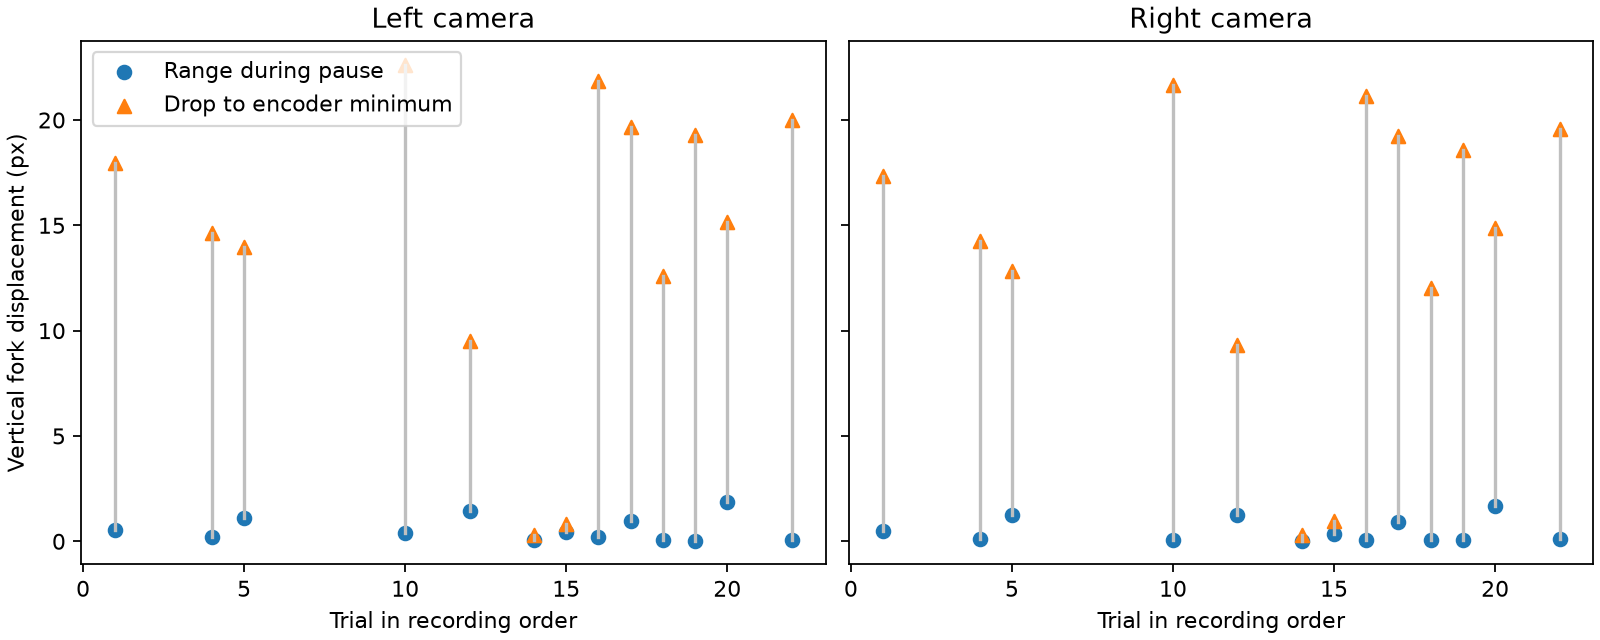

Recreate this plot in Python.
"""Compare local optical fork motion during and after near-target encoder plateaus."""
import csv
from pathlib import Path
import sys
import cv2
import numpy as np
import matplotlib.pyplot as plt

sys.path.insert(0,str(Path(__file__).resolve().parents[1]/'crossings'))
from crossing import rows, displacement


def summarize(folder):
    sdk = rows(folder/'sdk.csv')
    states = [r for r in sdk if r['event']=='state']
    t,h,flag = (np.array([float(r[k]) for r in states]) for k in ('relative_s','lift_mm','in_position'))
    cam = np.array([float(r['relative_s']) for r in rows(folder/'camera.csv')])
    v = cv2.VideoCapture(str(folder/'lift.mp4'))
    frames = []
    while True:
        ok,im = v.read()
        if not ok:
            break
        frames.append(cv2.cvtColor(im,cv2.COLOR_BGR2GRAY))
    v.release()
    assert len(frames)==len(cam)
    commands = [float(r['relative_s']) for r in sdk if r['event']=='command' and r['target']=='52']
    for n,start in enumerate(commands,1):
        first = np.flatnonzero((t>=start)&(flag==0))[0]
        ready = first+np.flatnonzero(flag[first:]==1)[0]
        trough = first+np.argmin(h[first:ready+1])
        ref = frames[np.argmin(abs(cam-t[ready]-.2))]
        # Longest observed constant-height interval 1–6 mm above target, before trough.
        spans = []
        i = first
        while i<trough:
            j = i
            while j<trough and abs(h[j+1]-h[i])<.05:
                j+=1
            if 53<=h[i]<=58 and j-i>=2:
                spans.append((t[j]-t[i],i,j))
            i=j+1
        row = dict(session=folder.name,lower=n,recovery_mm=h[ready]-h[trough],
                   pause_s=np.nan,pause_mm=np.nan,drop_mm=np.nan,frames=0,
                   left_range_px=np.nan,right_range_px=np.nan,left_drop_px=np.nan,right_drop_px=np.nan)
        if spans:
            duration,i,j=max(spans)
            idx=np.flatnonzero((cam>=t[i])&(cam<=t[j]))
            row.update(pause_s=duration,pause_mm=h[i],drop_mm=h[i]-h[trough],frames=len(idx))
            k=np.argmin(abs(cam-t[trough]))
            for x,eye in ((209,'left'),(295,'right')):
                y=np.array([displacement(ref,frames[p],x) for p in idx])
                if len(y)>=2 and np.all(np.isfinite(y)):
                    row[eye+'_range_px']=np.ptp(y)
                    row[eye+'_drop_px']=displacement(ref,frames[k],x)-np.median(y)
        yield row


data=[r for name in ('recovery','height-crossover','speed-crossover') for r in summarize(Path('..')/name)]
with open('pauses.csv','w') as f:
    writer=csv.DictWriter(f,data[0],lineterminator='\n')
    writer.writeheader()
    writer.writerows(data)
fig, axes=plt.subplots(1,2,figsize=(10,4),sharey=True,layout='constrained')
for ax,eye in zip(axes,('left','right')):
    for n,r in enumerate(data,1):
        a,b=r[eye+'_range_px'],r[eye+'_drop_px']
        if np.isfinite([a,b]).all():
            ax.plot([n,n],[a,b],color='0.75')
            ax.scatter(n,a,c='tab:blue',marker='o',label='Range during pause' if n==1 else None)
            ax.scatter(n,b,c='tab:orange',marker='^',label='Drop to encoder minimum' if n==1 else None)
    ax.set(title=eye.capitalize()+' camera',xlabel='Trial in recording order')
axes[0].set_ylabel('Vertical fork displacement (px)')
axes[0].legend()
fig.savefig('pauses.png',dpi=160)
